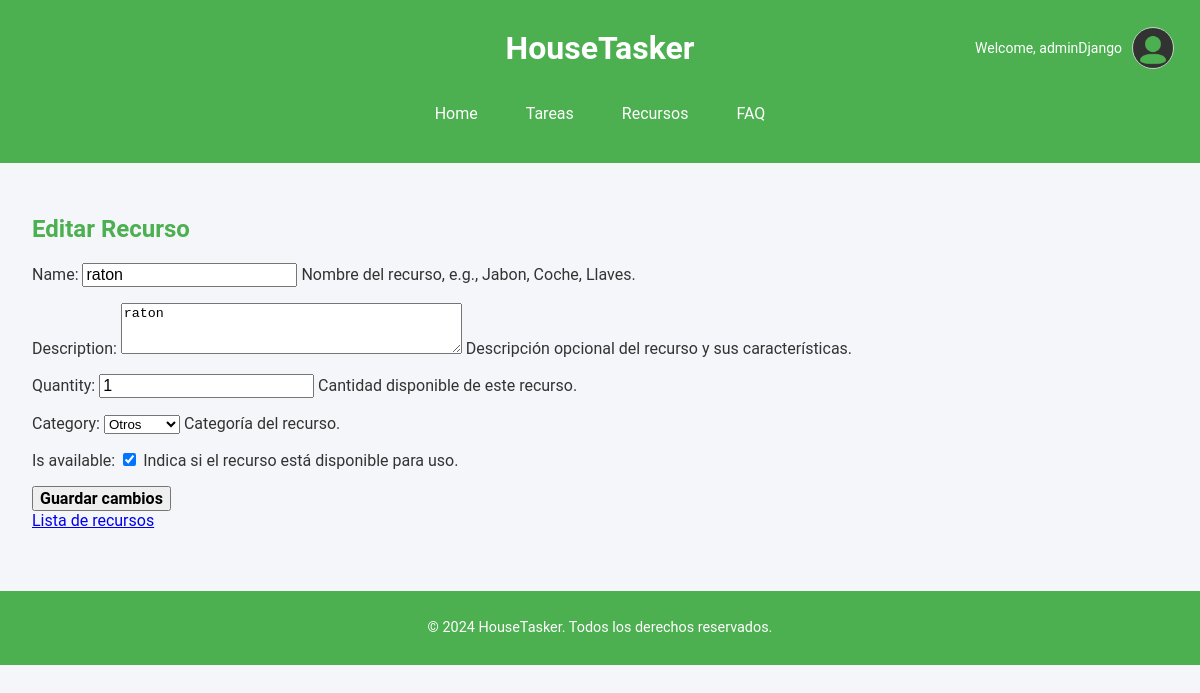
The app's page /resources/1/edit/ (signed in) with its own data.
### appHouseTasker/models.py (models this page shows, shortened)
class CustomUser(AbstractUser):
    profile_image = models.ImageField(upload_to='profile-pictures/', blank=True, null=True)

class Resource(models.Model):
    CATEGORY_CHOICES = [
        ('cleaning', 'Limpieza'),
        ('vehicle', 'Vehículo'),
        ('kitchen', 'Cocina'),
        ('others', 'Otros'),
    ]
    name = models.CharField(max_length=100, unique=True, help_text="Nombre del recurso, e.g., Jabon, Coche, Llaves.")
    description = models.TextField(blank=True, help_text="Descripción opcional del recurso y sus características.")
    quantity = models.PositiveIntegerField(default=1, help_text="Cantidad disponible de este recurso.")
    category = models.CharField(max_length=50, choices=CATEGORY_CHOICES, default='others', help_text="Categoría del recurso.")
    is_available = models.BooleanField(default=True, help_text="Indica si el recurso está disponible para uso.")

### appHouseTasker/views.py (the view)
# urls.py: path('resources/<int:resource_id>/edit/', views.resource_edit, name='resource_edit'),  # Edit a resources
@login_required
def resource_edit(request, resource_id):
    resource = get_object_or_404(Resource, id=resource_id)
    if request.method == 'POST':
        resource = get_object_or_404(Resource, id=resource_id)
    if request.method == 'POST':
        form = ResourceForm(request.POST, instance=resource)
        if form.is_valid():
            new_quantity = form.cleaned_data['quantity']
            resource = form.save()
            overlapping_tasks = []
            for task in resource.tasks.all():
                task_end_date = task.start_date + task.duration
                overlapping_count = sum(
                    1 for t in resource.tasks.all()
                    if not (t.start_date >= task_end_date or (t.start_date + t.duration) <= task.start_date)
                )
                if overlapping_count > new_quantity:
                    task.is_overlapping = True
                else:
                    task.is_overlapping = False
                task.save()
            print(f"Fecha de inicio: {task.is_overlapping}")
            messages.success(request, f"Recurso '{resource.name}' actualizado exitosamente.")
            return redirect('resource_list')
    else:
        form = ResourceForm(instance=resource)
    return render(request, 'resource_edit.html', {'form': form, 'resource': resource})

### appHouseTasker/forms.py
class ResourceForm(forms.ModelForm):
    class Meta:
        model = Resource
        fields = ['name', 'description', 'quantity', 'category', 'is_available']
        widgets = {
            'description': forms.Textarea(attrs={'rows': 3, 'placeholder': 'Describe el Recurso...'}),
            'name': forms.TextInput(attrs={'placeholder': 'E.g., Jabón, Coche'}),
        }

### appHouseTasker/templates/resource_edit.html (shortened to what this page needs)
{% extends "base.html" %}
{% block main %}
    <h2>Editar Recurso</h2>
    <form method="post">
        {{ form.as_p }}
        <button type="submit">Guardar cambios</button>
    </form>
    <a href="{% url 'resource_list' %}">Lista de recursos</a>
{% endblock %}

### appHouseTasker/templates/base.html (shortened to what this page needs)
{% load static %}
<!DOCTYPE html>
<html lang="es">
	<head>
		<link rel="stylesheet" href="{% static 'css/ht.css' %}">
		<link rel="stylesheet" href="{% static 'css/fonts.css' %}">
	</head>
	<body>
		<header>
            <div class="header-container">
                <h1>{% block header-title %}HouseTasker{% endblock %}</h1>
                <div class="user-info">
                    {% if user.is_authenticated %}
                        <div class="profile">
                            <p>Welcome, {{ user.username }}</p>
                            {% if user.profile_image %}
                                <img src="{{ user.profile_image.url }}" alt="Profile picture" class="profile-pic">
                            {% else %}
                                <img src="{% static 'img/default_pfp.png' %}" alt="Default profile picture" class="profile-pic">
                            {% endif %}
                        </div>
                    {% endif %}
                </div>
            </div>
            <nav>
                {% block nav %}
                <a href="{% url 'home' %}">Home</a>
                <a href="{% url 'task_list' %}">Tareas</a>
                <a href="{% url 'resource_list' %}">Recursos</a>
                <a href="FAQ.html">FAQ</a>
                {% endblock %}
            </nav>
        </header>
		<main>
			{% block main %}
			{% endblock %}
		</main>
		<footer>
			<p>© 2024 HouseTasker. Todos los derechos reservados.</p>
		</footer>
	</body>
</html>

### appHouseTasker/static/css/ht.css (style rules this page uses)
body, html { font-family: Arial, sans-serif; margin: 0; padding: 0; color: #333; background-color: #f4f6f9; }
header, footer { background-color: #4CAF50; color: white; text-align: center; padding: 1em; }
h1 { font-size: 2em; margin: 0; }
h2, h3 { color: #4CAF50; }
main { padding: 2em; }
nav { display: flex; justify-content: center; gap: 1em; margin: 1em 0; }
nav a { color: white; text-decoration: none; padding: 0.5em 1em; }
footer { margin-top: 2em; font-size: 0.9em; }
.header-container { display: grid; grid-template-columns: 1fr auto 1fr; align-items: center; padding: 10px; position: relative; }
.header-container h1 { grid-column: 2; text-align: center; margin: 0; }
.user-info { grid-column: 3; justify-self: end; }
.user-info .profile { display: flex; align-items: center; }
.user-info .profile p { margin-right: 10px; font-size: 14px; }
.profile-pic { width: 40px; height: 40px; border-radius: 50%; border: 1px solid #ccc; }

### records on screen
CustomUser: username "adminDjango"
Resource: name "raton", description "raton", quantity "1", category "Otros", is_available "☑"
